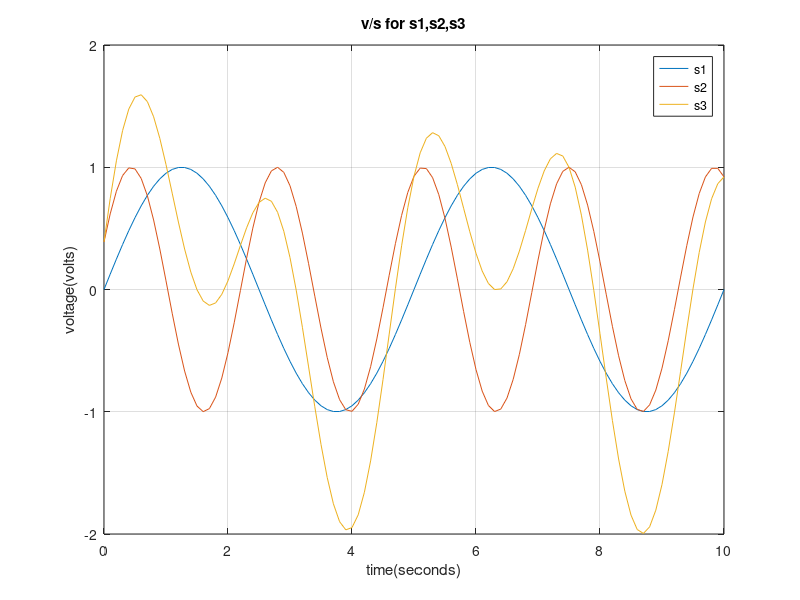

The MATLAB script that drew this image:
%problem 5
%Assumes1 = sin(2πf1t), s2 = sin(2πf2t + 0.4) ands3 = s1 + s2 , where
%f1 = 0.2 and f2 = 0.425. Plots1, s2 and s3 v/s t with t = 0:0.1:10 on
%the same graph (you have to use hold on command). Label the axes and 
%create legends for each graph.
t = 0:0.1:10;
sone = sin(2*pi*.2*t);
stwo = sin(2*pi*.425*t+.4);
sthree = sone + stwo;
figure (1)
plot(t,sone);
hold on
grid on                     %used to keep grid so waves are normal
plot(t,stwo);
plot(t,sthree);
legend('s1', 's2', 's3');
xlabel('time(seconds)');
ylabel('voltage(volts)');
title('v/s for s1,s2,s3')